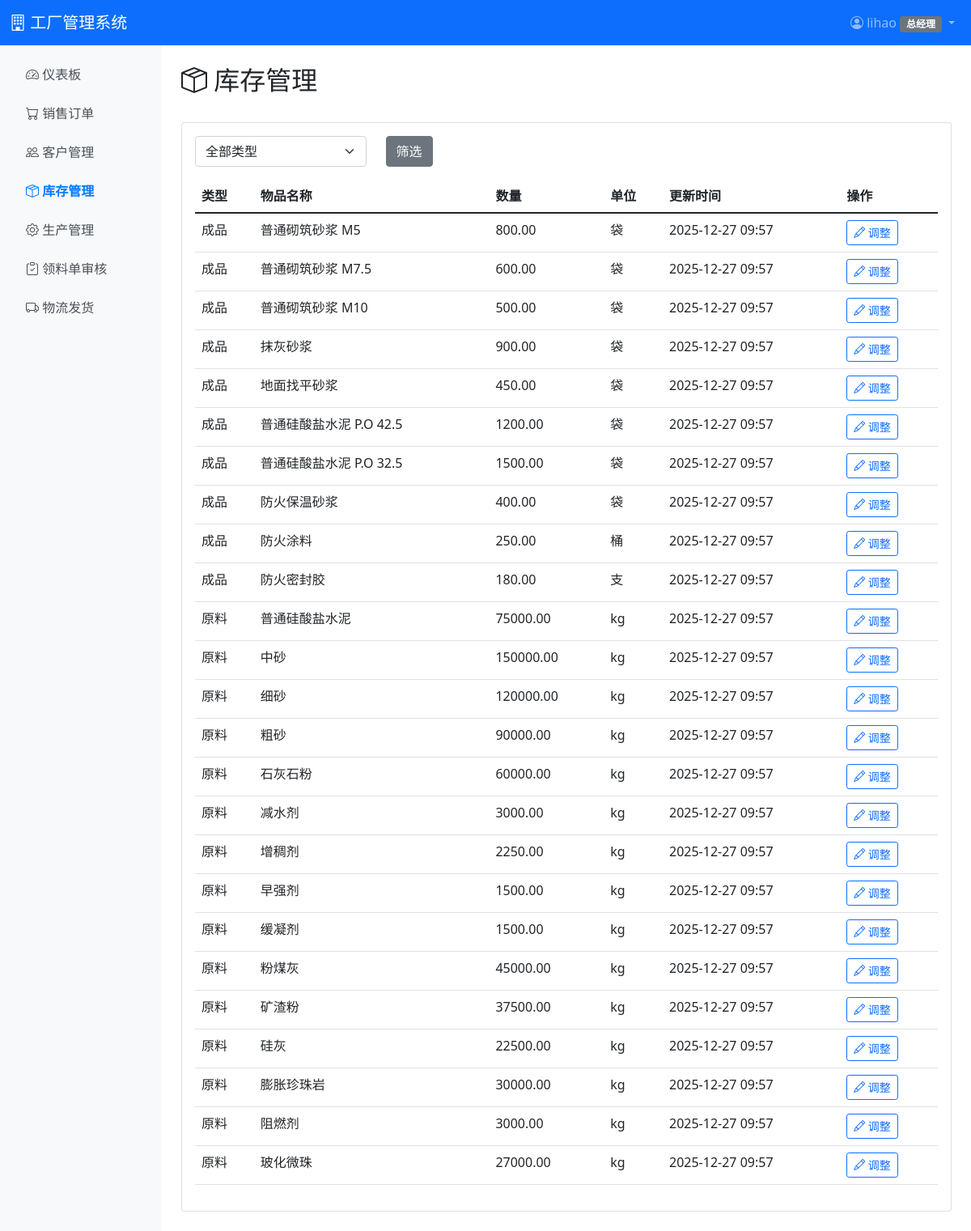
The app's page /inventory/ (signed in), older data.
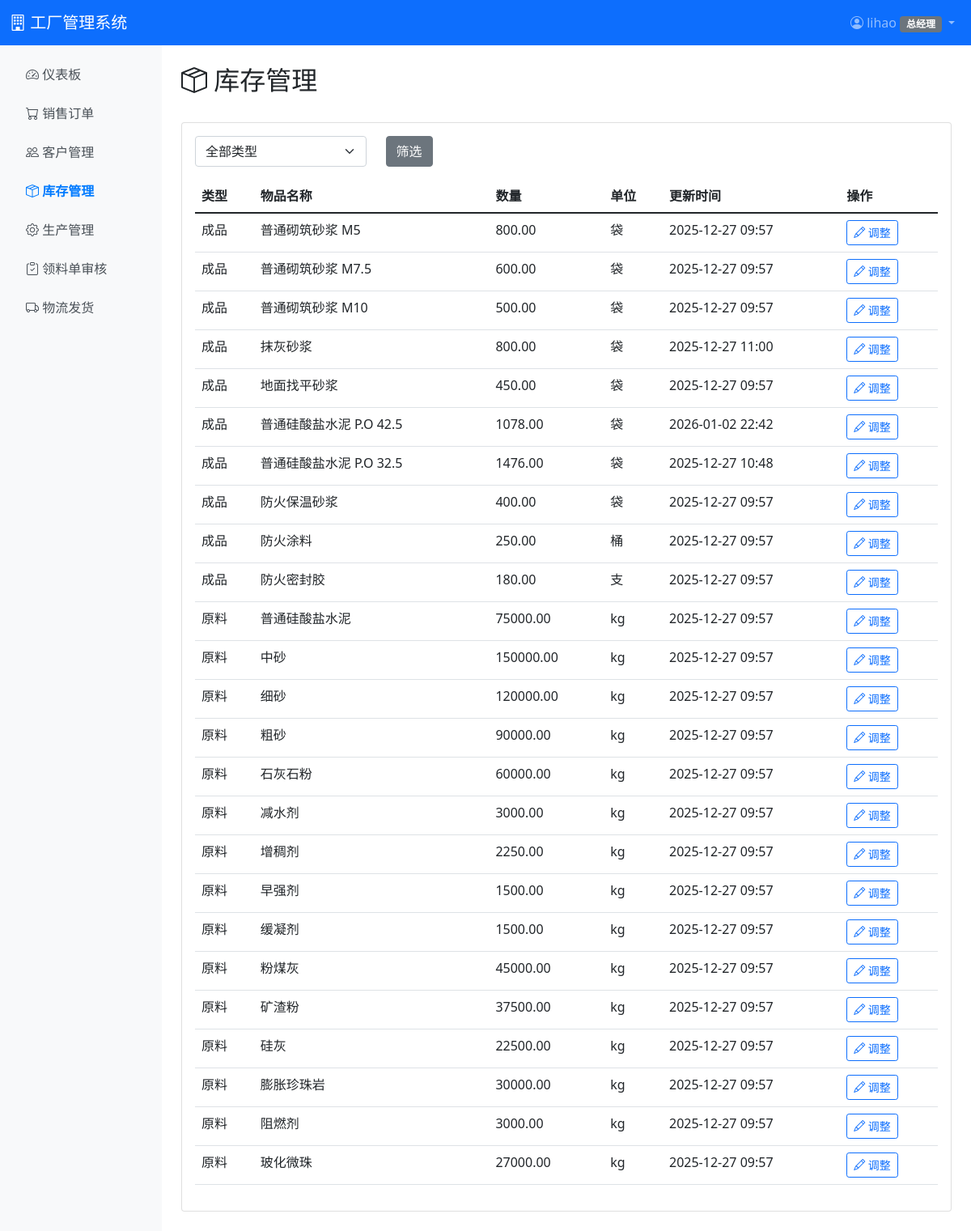
The same page, newer data.
### inventory/models.py (models this page shows, shortened)
class Inventory(models.Model):
    INVENTORY_TYPE_CHOICES = [
        ('product', '成品'),
        ('material', '原料'),
    ]
    inventory_type = models.CharField(max_length=20, choices=INVENTORY_TYPE_CHOICES, verbose_name='库存类型')
    product = models.ForeignKey(Product, on_delete=models.CASCADE, null=True, blank=True, related_name='inventory', verbose_name='成品')
    material = models.ForeignKey(Material, on_delete=models.CASCADE, null=True, blank=True, related_name='inventory', verbose_name='原料')
    quantity = models.DecimalField(max_digits=10, decimal_places=2, default=0, validators=[MinValueValidator(0)], verbose_name='数量')
    unit = models.CharField(max_length=20, verbose_name='单位')
    updated_at = models.DateTimeField(auto_now=True, verbose_name='更新时间')
    class Meta:
        verbose_name = '库存'
        verbose_name_plural = '库存'
        unique_together = [
            ['inventory_type', 'product'],
            ['inventory_type', 'material'],
        ]
    def get_item(self):
        return self.product if self.inventory_type == 'product' else self.material
    def check_safety_stock(self):
        item = self.get_item()
        if item and hasattr(item, 'safety_stock'):
            return self.quantity < item.safety_stock
        return False

class Product(models.Model):
    sku = models.CharField(max_length=50, unique=True, verbose_name='SKU编码')
    name = models.CharField(max_length=200, verbose_name='产品名称')
    category = models.ForeignKey(ProductCategory, on_delete=models.PROTECT, null=True, blank=True, verbose_name='分类')
    specification = models.TextField(blank=True, verbose_name='规格说明')
    sale_price = models.DecimalField(max_digits=10, decimal_places=2, verbose_name='售价')
    safety_stock = models.DecimalField(max_digits=10, decimal_places=2, default=0, verbose_name='安全库存')
    unit = models.CharField(max_length=20, default='件', verbose_name='单位')
    created_at = models.DateTimeField(auto_now_add=True, verbose_name='创建时间')
    updated_at = models.DateTimeField(auto_now=True, verbose_name='更新时间')
    class Meta:
        verbose_name = '成品'
        verbose_name_plural = '成品'
        ordering = ['sku']

### inventory/views.py (the view)
# urls.py: path('', views.inventory_list, name='inventory_list'),
@login_required
@role_or_permission_required('warehouse', 'production', 'ceo', permission_code='inventory.view')
def inventory_list(request):
    inventory_type = request.GET.get('type', '')
    inventories = Inventory.objects.select_related('product', 'material').all()
    if inventory_type == 'product':
        inventories = inventories.filter(inventory_type='product')
    elif inventory_type == 'material':
        inventories = inventories.filter(inventory_type='material')
    warnings = []
    for inv in inventories:
        if inv.check_safety_stock():
            warnings.append(inv)
    context = {
        'inventories': inventories,
        'inventory_type': inventory_type,
        'warnings': warnings,
    }
    return render(request, 'inventory/inventory_list.html', context)

### accounts/models.py (called while the page is built)
    def has_permission(self, permission_code):
        if self.role == 'ceo':
            return True
        role_permissions = self.get_role_default_permissions()
        if permission_code in role_permissions:
            return True
        return self.permissions.filter(code=permission_code).exists()

### accounts/templatetags/permission_tags.py (called while the page is built)
@register.filter
def has_permission(user, permission_code):
    if not user or not user.is_authenticated:
        return False
    try:
        profile = user.profile
        return profile.has_permission(permission_code)
    except AttributeError:
        return False

### templates/inventory/inventory_list.html (shortened to what this page needs)
{% extends 'base.html' %}
{% load permission_tags %}
{% block content %}
<div class="d-flex justify-content-between align-items-center mb-4">
    <h2><i class="bi bi-box-seam"></i> 库存管理</h2>
</div>
<div class="card">
    <div class="card-body">
        <form method="get" class="mb-3">
            <div class="row">
                <div class="col-md-3">
                    <select name="type" class="form-select">
                        <option value="">全部类型</option>
                    </select>
                </div>
                <div class="col-md-2">
                    <button type="submit" class="btn btn-secondary">筛选</button>
                </div>
            </div>
        </form>
        <div class="table-responsive">
            <table class="table table-hover">
                <thead>
                    <tr>
                        <th>类型</th>
                        <th>物品名称</th>
                        <th>数量</th>
                        <th>单位</th>
                        <th>更新时间</th>
                        {% if user.profile.role == 'warehouse' or user.profile.role == 'ceo' %}
                        <th>操作</th>
                        {% endif %}
                    </tr>
                </thead>
                <tbody>
                    {% for inv in inventories %}
                    <tr {% if inv.check_safety_stock %}class="table-warning"{% endif %}>
                        <td>{{ inv.get_inventory_type_display }}</td>
                        <td>
                            {% if inv.inventory_type == 'product' %}
                                {{ inv.product.name|default:"-" }}
                            {% else %}
                                {{ inv.material.name|default:"-" }}
                            {% endif %}
                        </td>
                        <td>{{ inv.quantity }}</td>
                        <td>{{ inv.unit }}</td>
                        <td>{{ inv.updated_at|date:"Y-m-d H:i" }}</td>
                        {% if user.profile.role == 'warehouse' or user.profile.role == 'ceo' %}
                        <td>
                            {% if user|has_permission:'inventory.adjustment.create' %}
                            <a href="{% url 'inventory:adjustment_create' inv.pk %}" class="btn btn-sm btn-outline-primary">
                                <i class="bi bi-pencil"></i> 调整
                            </a>
                            {% endif %}
                        </td>
                        {% endif %}
                    </tr>
                    {% empty %}
                    <tr>
                        <td colspan="{% if user.profile.role == 'warehouse' or user.profile.role == 'ceo' %}6{% else %}5{% endif %}" class="text-center text-muted">暂无库存数据</td>
                    </tr>
                    {% endfor %}
                </tbody>
            </table>
        </div>
    </div>
</div>
{% endblock %}

Row changes from the older to the newer data that the page shows:
changed Inventory "抹灰砂浆": quantity "900.00" → "800.00"; updated_at "2025-12-27 09:57" → "2025-12-27 11:00"
changed Inventory "普通硅酸盐水泥 P.O 42.5": quantity "1200.00" → "1078.00"; updated_at "2025-12-27 09:57" → "2026-01-02 22:42"
changed Inventory "普通硅酸盐水泥 P.O 32.5": quantity "1500.00" → "1476.00"; updated_at "2025-12-27 09:57" → "2025-12-27 10:48"
